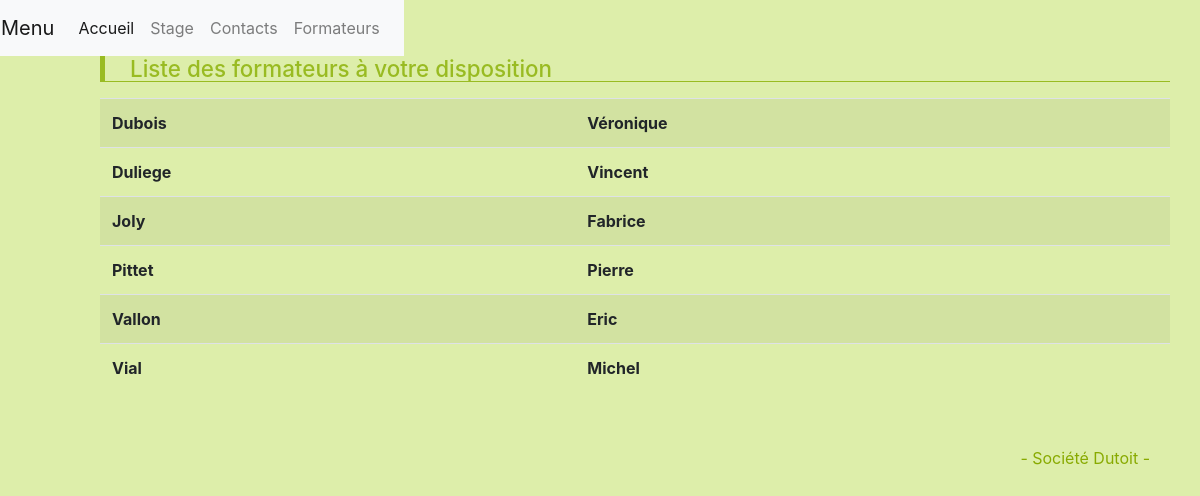
Page /front_end/formateur.php on the committed database.
### tables this page shows
CREATE TABLE `formateur` (
  `NoFormateur` int(2) NOT NULL,
  `NomFormateur` varchar(15) NOT NULL,
  `PrenomFormateur` varchar(15) NOT NULL

);

### back_end/recherche_formateurs.php (called while the page is built, shortened)
<?php
require_once "../back_end/include/_inc_connexion.php";
$resultat = $cnx->prepare("select * FROM formateur ORDER BY 2,3 ;");
$resultat->execute();
$formateurs = $resultat->fetchAll();
?>

### front_end/formateur.php (the view, shortened to what this page needs)
<!DOCTYPE HTML>
<html lang="fr">
    <head>
        <link rel="stylesheet" href="https://maxcdn.bootstrapcdn.com/bootstrap/4.0.0/css/bootstrap.min.css">
        <link rel="stylesheet" href="https://use.fontawesome.com/releases/v5.7.0/css/all.css">
        <link rel="stylesheet" href="../assets/css/style.css">
   </head>
    <body>
    <div id=contenu class="boite">
        <h2>Liste des formateurs à votre disposition</h2>
        <table class="table table-striped">
            <?php
                require_once "../back_end/recherche_formateurs.php";
            foreach($formateurs as $formateur) { ?>
                    <p><tr>
                    <td><b><?php echo $formateur['NomFormateur']; ?></b></td>
                    <td><b><?php echo $formateur['PrenomFormateur']; ?></b></td>
                <?php
            }
            ?>
        </table>
    </div>
    <p  id=footer>- Société Dutoit - </p>
   </body>
</html>

### assets/css/style.css (style rules this page uses)
DIV#contenu { PADDING-RIGHT: 30px; PADDING-LEFT: 100px; PADDING-BOTTOM: 0px; PADDING-TOP: 0px }
DIV#contenu H2 { PADDING-LEFT: 25px; FONT-SIZE: 1.4em; BACKGROUND: url(little_apple.gif) no-repeat left bottom; BORDER-LEFT: #9b2 5px solid; COLOR: #9b2; LINE-HEIGHT: 25px; BORDER-BOTTOM: #9b2 1px solid }
DIV#contenu P { TEXT-INDENT: 2em; LINE-HEIGHT: 2.5em; TEXT-ALIGN: justify }
P#footer { PADDING-RIGHT: 50px; MARGIN: 0px; COLOR: #8a0; LINE-HEIGHT: 100px; TEXT-ALIGN: right }
.boite { border: 2px ; solid: #dea }

### rows in the picture
formateur: NomFormateur "Dubois", PrenomFormateur "Véronique"
formateur: NomFormateur "Duliege", PrenomFormateur "Vincent"
formateur: NomFormateur "Joly", PrenomFormateur "Fabrice"
formateur: NomFormateur "Pittet", PrenomFormateur "Pierre"
formateur: NomFormateur "Vallon", PrenomFormateur "Eric"
formateur: NomFormateur "Vial", PrenomFormateur "Michel"
